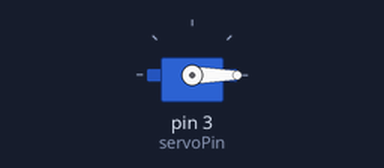
Recording of a sketch running on a simulated Arduino Uno, built with avr-gcc and run on an emulated ATmega328P. On the bench: servo.

Above: at 0.05 s.
At 1.05 s:
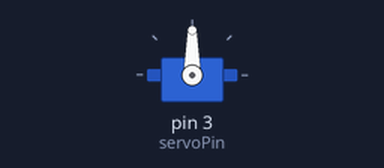
At 2.0 s:
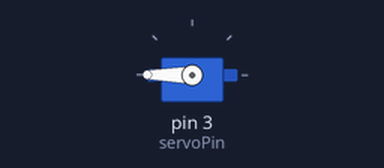
Timing chart, 0 to 4.6 s (numbered marks = the images above):
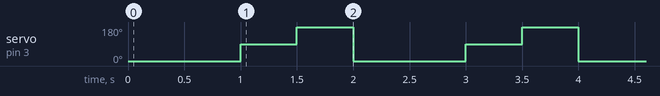

Measured:
- by itself, servo on pin 3 (servoPin): repeats every 2.0 s: 180° 0.50 s, 0° 1.0 s, 90° 0.50 s

The sketch:

program_3_MOTORSERVO_one_step_sudut_0_ke90lalu90ke180.ino
```cpp
#include <Servo.h>

int servoPin = 3;

Servo Servo1;

void setup()
{
  Servo1.attach(servoPin);
}
void loop () {
  Servo1.write(0);
  delay(1000);
  Servo1.write(90);
  delay(500);
  Servo1.write(180);
  delay(500);
}
```
